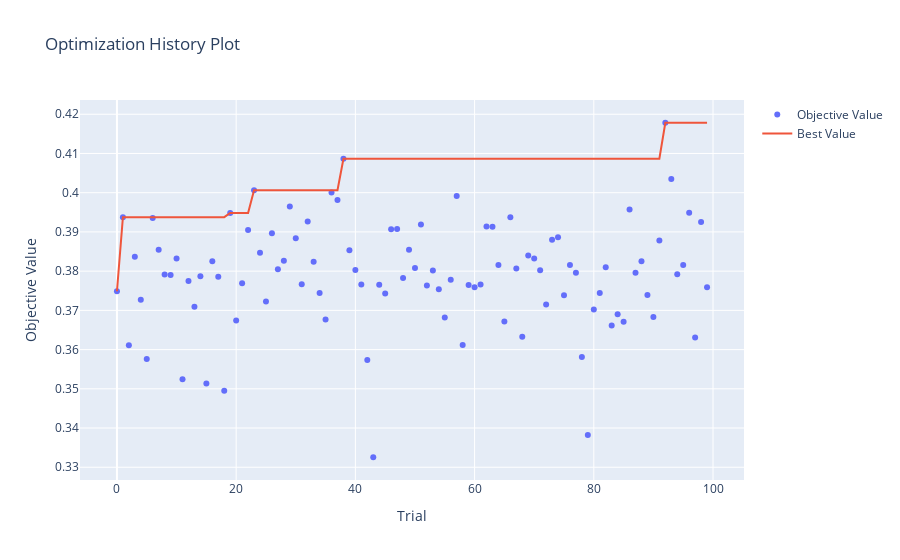

Notebook source saved alongside this figure:
### Markdown cell above
### best

### Code cell
optuna.visualization.plot_optimization_history(**{"study": study})
